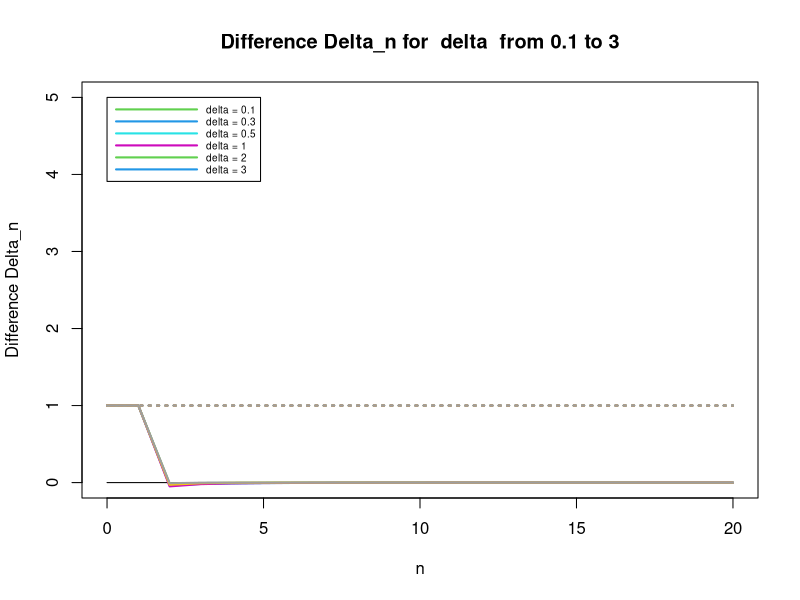

Generate this figure with R:
### Recursive formula for the CUSUM exponential moments and their increments ###

# Normal distribution case. F = N(theta0, sigma), G = Normal(theta1, sigma).
# Let delta = (theta1-theta0)/sigma.
# Then Y = LLR = Normal( -delta^2/2, delta ) under F 
#  and Y = LLR = Normal( +delta^2/2, delta ) under G 

Lag = 1;      # 0 = EexpW = EU, 1 = D = 1st increments, 2 = D2 = double differences, etc.

setwd("C:\\Users\\baron\\Documents\\Research\\Malov\\Spitzer formula paper\\R")

N = 20; d = 0:N; 
 DELTA = c(0.1, 0.3, 0.5, 1.0, 2.0, 3.0); 
Ndelta = length(DELTA); 
EU = numeric(N+1);                       # First element is EU[0], then EU[1], etc.
EU[1] = 1;                               # EU[1] = EexpW[0] = Eexp0 = 1
M = pnorm(DELTA/2) - pnorm(-DELTA/2);

delta = max(DELTA);
if (Lag==0){ ymin=0; ymax = max(M)*N+1; ylabel = "Eexp(W_n)" }
if (Lag==1){ ymin=0; ymax = 5; ylabel = "Difference Delta_n" }
if (Lag==2){ ymin=-0.05; ymax = 0.01; ylabel = "2nd difference Delta2_n" }    
if (Lag==3){ ymin=-0.005; ymax = 0.01; ylabel = "3rd difference Delta3_n" }    
if (Lag>3){ ymax = 0.1; ylabel = "Higher difference DeltaR_n" }  

plot(c(0,N),c(0,0),type="l",ylim=c(ymin,ymax),xlab="n",
ylab=ylabel,main=paste(ylabel,"for ",expression(delta)," from",min(DELTA),"to",max(DELTA)))

# Recursive computation of EU = EexpW

Lag=2;

for (j in 1:Ndelta){
    delta = DELTA[j];
    EexpSplus = 2*pnorm(delta*sqrt(0:N)/2);  # First element is ESplus[1], ...
    for (n in 1:N){ 
        EU[n+1] = sum(EU[1:n] * EexpSplus[(n+1):2])/n;
        }
    if (j==1){ legend.text=paste("delta =",delta); } else {
       legend.text=c(legend.text,paste("delta =",delta)); }
    if (Lag==0){graph = EU; bound = M[j]*d + 1;}
    if (Lag==1){graph  = c(1,diff(EU)); bound = M[j]*rep(1,n+1);}
    if (Lag==2){graph  = c(1,1,diff(diff(EU))); bound = rep(1,n+1);}
    if (Lag==3){graph  = c(1,1,1,diff(diff(diff(EU)))); bound = rep(1,n+1);}
    lines(d,graph,col=j+2,lwd=2);
    lines(d,bound,col=j+2,lwd=2, lty=3);  # 3=dotted
  }

 legend(0, ymax, legend.text, col=3:Ndelta, lwd=2, cex=0.6, seg.len=9);

